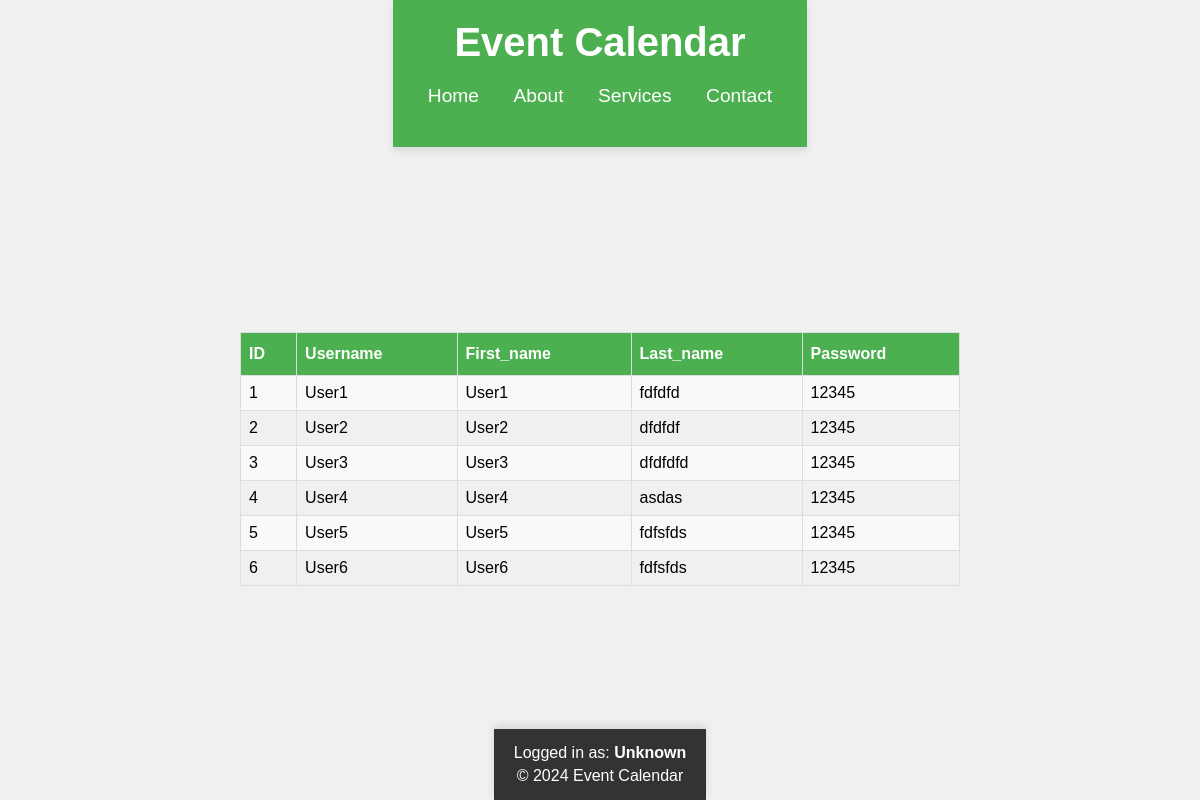
Screenshot of /class/users with the database file from the repository.
### app/user/models.py (models this page shows)
class User(db.Model):
    __tablename__ = 'user'
    id = db.Column(db.Integer, primary_key=True, nullable=False, autoincrement=True)
    first_name = db.Column(db.String(50), nullable=False)
    last_name = db.Column(db.String(50), nullable=False)
    username = db.Column(db.String(50), nullable=False)
    password = db.Column(db.String(50), nullable=False)

### app/user/views.py (the view)
class ListView(View):
    def __init__(self, model, template):
        self.model = model
        self.template = template
    def dispatch_request(self):
        items_data = self.model.query.all()
        return render_template(self.template, items_data=items_data, username=session.get('username', 'Unknown'))

### templates/class/list.html (shortened to what this page needs)
{% extends 'base.html' %}
{% block content %}
    <table>
        {% if items_data[0].title %}
            <tr>
                <th>ID</th>
                <th>Title</th>
                <th>Description</th>
                <th>Created_by</th>
                <th>Begin_at</th>
                <th>End_at</th>
                <th>Max_users</th>
                <th>Is_active</th>
            </tr>
        {% else %}
            <tr>
                <th>ID</th>
                <th>Username</th>
                <th>First_name</th>
                <th>Last_name</th>
                <th>Password</th>
            </tr>
        {% endif %}
        {% for item in items_data %}
            {% if items_data[0].title %}
                <tr>
                    <td>{{ item.id }}</td>
                    <td><a href="/events/{{ item.id }}">{{ item.title }}</a></td>
                    <td>{{ item.description }}</td>
                    <td>{{ item.created_by }}</td>
                    <td>{{ item.begin_at }}</td>
                    <td>{{ item.end_at }}</td>
                    <td>{{ item.max_users }}</td>
                    <td>{{ item.is_active }}</td>
                </tr>
            {% else %}
                <tr>
                    <td>{{ item.id }}</td>
                    <td>{{ item.username }}</td>
                    <td>{{ item.first_name }}</td>
                    <td>{{ item.last_name }}</td>
                    <td>{{ item.password }}</td>
                </tr>
            {% endif %}
        {% endfor %}
    </table>
{% endblock %}
{% block username %}
    {{ username }}
{% endblock %}

### static/styles.css (style rules this page uses)
body { margin: 0; padding: 0; display: flex; flex-direction: column; min-height: 100vh; justify-content: center; align-items: center; height: 100vh; font-family: Cambria, sans-serif; background-color: #f0f0f0; }
table { width: 60%; margin: auto; border-collapse: collapse; }
th, td { border: 1px solid #ddd; padding: 8px; }
th { background-color: #f2f2f2; }
tr:nth-child(even) { background-color: #f9f9f9; }
th { padding-top: 12px; padding-bottom: 12px; text-align: left; background-color: #4CAF50; color: white; }

### rows the page displays
User: id "1", username "User1", first_name "User1", last_name "fdfdfd", password "12345"
User: id "2", username "User2", first_name "User2", last_name "dfdfdf", password "12345"
User: id "3", username "User3", first_name "User3", last_name "dfdfdfd", password "12345"
User: id "4", username "User4", first_name "User4", last_name "asdas", password "12345"
User: id "5", username "User5", first_name "User5", last_name "fdfsfds", password "12345"
User: id "6", username "User6", first_name "User6", last_name "fdfsfds", password "12345"

### other values shown
{{ username }} "Unknown"
